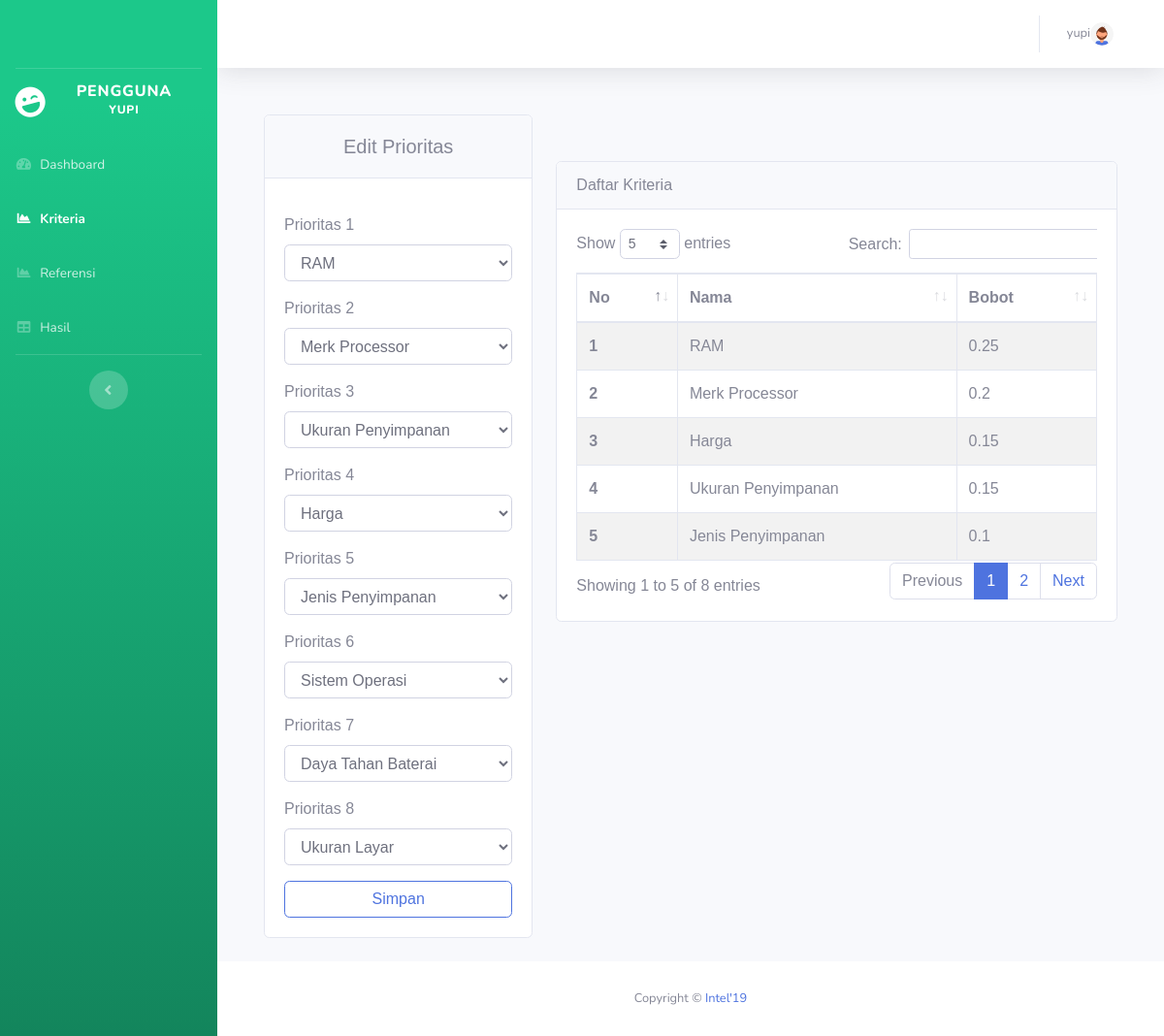
/user/kriteria.php (signed in), run on an earlier commit of the app's database.
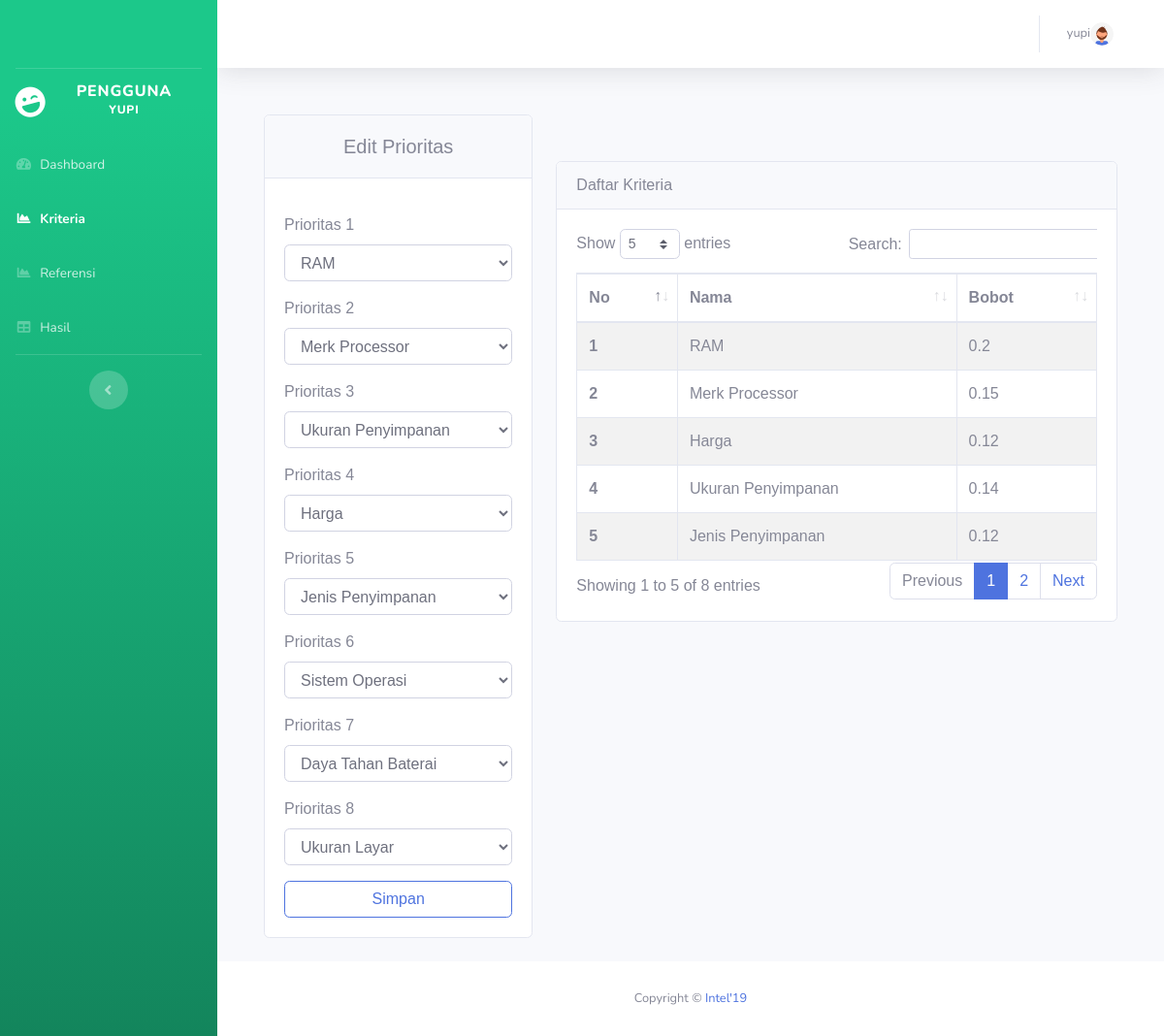
And on a later commit of the database.
### tables this page shows
CREATE TABLE `kriteria` (
  `id_kriteria` char(2) NOT NULL,
  `nama_kriteria` varchar(20) NOT NULL
);

CREATE TABLE `bobot_kriteria` (
  `id_bobot` int(11) NOT NULL,
  `C1` float NOT NULL,
  `C2` float NOT NULL,
  `C3` float NOT NULL,
  `C4` float NOT NULL,
  `C5` float NOT NULL,
  `C6` float NOT NULL,
  `C7` float NOT NULL,
  `C8` float NOT NULL,
  `f_id_user` int(11) NOT NULL
);

### config.php (called while the page is built, shortened)
<?php
function connectDatabase()
{
    $conn = new mysqli(DB_HOST, DB_USERNAME, DB_PASSWORD, DB_NAME);
    return $conn;
}
?>

### user/functions/kriteria.php (called while the page is built, shortened)
<?php
require_once '../config.php';
class Kriteria{
    private $db;
    public function __construct()
    {
        $this->db = connectDatabase();
    }
    public function getKriteriaByUser($id_user)
    {
        return $this->db->query("SELECT * FROM `kriteria` JOIN bobot_kriteria ON bobot_kriteria.f_id_user = '$id_user'");
    }
}
$Kriteria = new Kriteria();
?>

### user/kriteria.php (the view, shortened to what the changed rows need)
<?php
require_once './header.php';
require_once './functions/kriteria.php';
$id_user = $_SESSION['id_user'];
$data_Kriteria = $Kriteria->getKriteriaByUser($id_user);
?>
<div class="container" style="font-family: 'Prompt', sans-serif">
    <div class="row">
        <div class="col-md-8 mt-5">
            <div class="card">
                <div class="card-body">
                    <div class="table-responsive">
                        <table class="table table-striped table-bordered nowrap" style="width:100%" id="table">
                            <thead>
                                <tr>
                                    <th scope="col">No</th>
                                    <th scope="col">Nama</th>
                                    <th scope="col">Bobot</th>
                                </tr>
                            </thead>
                            <tbody class="table-group-divider">
                                <?php foreach ($data_Kriteria as $key => $kriteria):?>
                                <tr>
                                    <th scope="row"><?=$key+1;?></th>
                                    <td><?=$kriteria['nama_kriteria'];?></td>
                                    <td><?=$kriteria['C'.($key+1)];?></td>
                                </tr>
                                <?php endforeach;?>
                            </tbody>
                        </table>
                    </div>
                </div>
            </div>
        </div>
    </div>
</div>
<?php
require_once './footer.php';
?>

What changed in the data, as far as the page shows it:
changed through a linked row, kriteria "RAM": bobot_kriteria.C1 "0.25" → "0.2"
changed through a linked row, kriteria "Merk Processor": bobot_kriteria.C2 "0.2" → "0.15"
changed through a linked row, kriteria "Harga": bobot_kriteria.C3 "0.15" → "0.12"
changed through a linked row, kriteria "Ukuran Penyimpanan": bobot_kriteria.C4 "0.15" → "0.14"
changed through a linked row, kriteria "Jenis Penyimpanan": bobot_kriteria.C5 "0.1" → "0.12"
